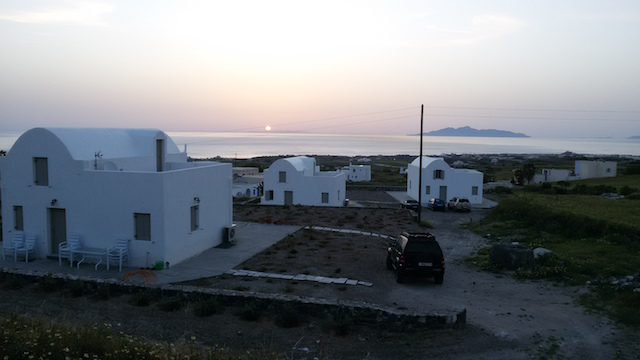
#> input picture AIP/Assignment3/Sunrise_Lt.jpg, 640 x 360 px
$ python stereo.py   (Python 2 division)   (older library calls are emulated)
#> lines starting #> are read from the running program, lines starting #| are printed output that depends on the picture; after the words box and inside, x2 and y2 are one past the last pixel; in counts of white or black regions, pixels touching at a corner belong together
import numpy as np
import cv2
from matplotlib import pyplot as plt

MIN_MATCH_COUNT = 10

# [49 lines left out: function draw_matches, not called in this run]

img1 = cv2.imread('Sunrise_Lt.jpg',0)
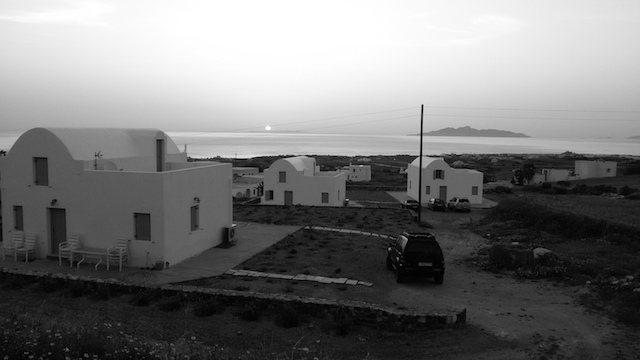
#> img1: shape (360, 640); min 0, max 255, mean 119.6
img2 = cv2.imread('Sunrise_Rt.jpg',0)
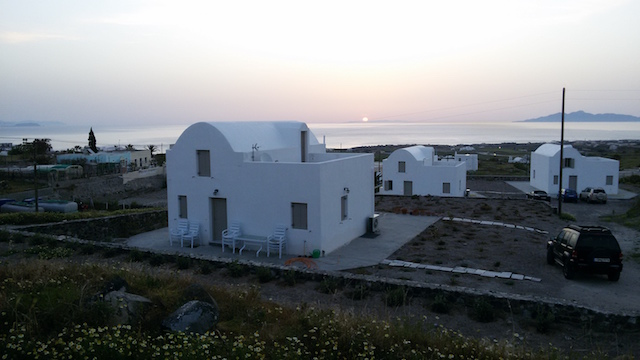
#> input picture AIP/Assignment3/Sunrise_Rt.jpg, 640 x 360 px
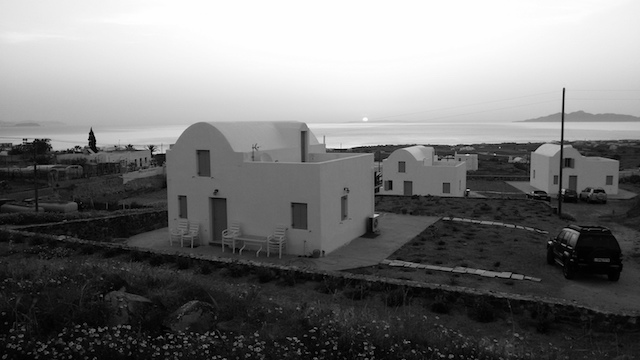
#> img2: shape (360, 640); min 0, max 255, mean 118.6
cv2.imshow("image1",img1)
cv2.imshow("image2",img2)
# Initiate SIFT detector
sift = cv2.SIFT()

# find the keypoints and descriptors with SIFT
kp1, des1 = sift.detectAndCompute(img1,None)
#> kp1 = 395 keypoints; strongest (x, y, size): (288, 156, 2.4), (196, 160, 2.3), (328, 163, 13.6), (418, 154, 1.8)
kp2, des2 = sift.detectAndCompute(img2,None)
#> kp2 = 768 keypoints; strongest (x, y, size): (550, 242, 1.9), (92, 139, 5.6), (91, 133, 3.4), (154, 153, 2)

FLANN_INDEX_KDTREE = 0
index_params = dict(algorithm = FLANN_INDEX_KDTREE, trees = 5)
search_params = dict(checks = 50)

flann = cv2.FlannBasedMatcher(index_params, search_params)

matches = flann.knnMatch(des1,des2,k=2)
#> matches = 395 matches

# store all the good matches as per Lowe's ratio test.
good = []
for m,n in matches:
    if m.distance < 0.7*n.distance:
        good.append(m)
#> after the loop, good = 78 matches


if len(good)>MIN_MATCH_COUNT:
    src_pts = np.float32([ kp1[m.queryIdx].pt for m in good ]).reshape(-1,1,2)
#> src_pts = 78 rows, first 8: [17.68, 208.9], [17.68, 208.9], [22.06, 229.3], [29.69, 272.9], [35.96, 159.3], [40.22, 162.8], [48.2, 257.1], [56.45, 214.7]
    dst_pts = np.float32([ kp2[m.trainIdx].pt for m in good ]).reshape(-1,1,2)
#> dst_pts = 78 rows, first 8: [182.1, 198.5], [182.1, 198.5], [304.9, 226.6], [214.9, 258.7], [198.9, 151.9], [202.8, 154.9], [210.2, 243.6], [217.9, 204]

    M, mask = cv2.findHomography(src_pts, dst_pts, cv2.RANSAC,5.0)
#> M = [[0.66, 0.447, 78.37], [-0.0877, 0.889, 13.83], [-0.000461, 2.66e-05, 1]]; mask = 78 values, max 1 at index 0, min 0 at index 2, mean 0.603
    matchesMask = mask.ravel().tolist()
#> matchesMask has the same summary as mask

    h,w = img1.shape
#> h = 360; w = 640
    pts = np.float32([ [0,0],[0,h-1],[w-1,h-1],[w-1,0] ]).reshape(-1,1,2)
#> pts = [[0, 0], [0, 359], [639, 359], [639, 0]]
    dst = cv2.perspectiveTransform(pts,M)
#> dst = [[78.37, 13.83], [236.6, 329.9], [924.5, 387.5], [709.5, -59.85]]

    img2 = cv2.polylines(img2,[np.int32(dst)],True,255,3, cv2.CV_AA)
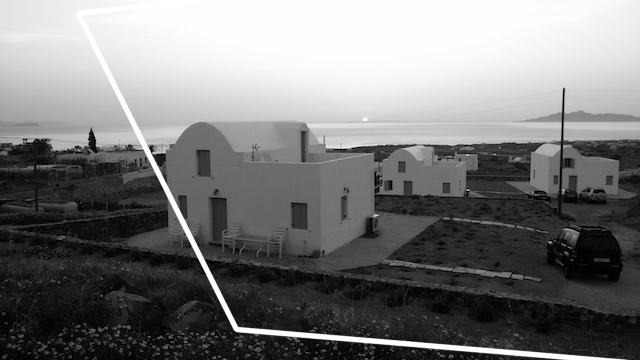
#> img2: shape (360, 640); 2.42% of pixels changed, all inside (x1, y1, x2, y2) = (76, 0, 630, 360)

else:
    print "Not enough matches are found - %d/%d" % (len(good),MIN_MATCH_COUNT)
    matchesMask = None

# draw_matches(img1,kp1,img2,kp2,good)
